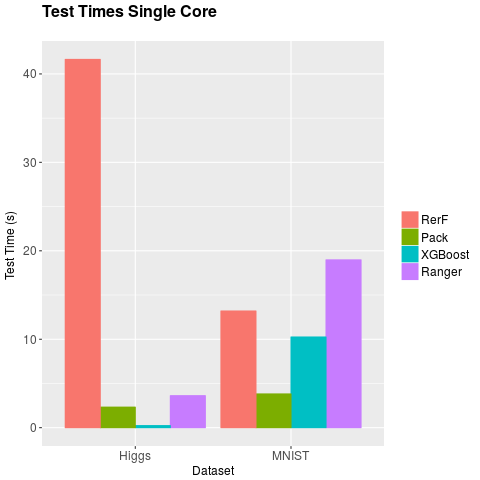

Recreate this plot in R.
#title: "Test speed-up and scale-up of R-Rerf Iteration 8"
#author: "James Browne"
#date: "May 16 2017"

library(ggplot2)
library(reshape)
library(scales)
library(plyr)
library(randomForest)
library(ranger)
library(xgboost)
library(rerf)

leg <- theme(legend.text = element_text(size = 12), legend.title=element_blank(), plot.title = element_text(size = 16,  face="bold"), plot.subtitle = element_text(size = 12),axis.title.x = element_text(size=12), axis.text.x = element_text(size=12), axis.title.y = element_text(size=12), axis.text.y = element_text(size=12))

runRerF <- TRUE
runPack <- TRUE
runXG <- TRUE
runRF <- FALSE#TRUE
runRanger <- TRUE
nTimes <- 2
num_trees <- 128 #2048# 100
median_time <- NA
num.threads <- 64
data <- data.frame()

#Size of the labels is 1 whereas everything else is 4
#Open and position the image file
image_block <- file("../../data/ubyte/train-images-idx3-ubyte", "rb")
q <- readBin(image_block, integer(), n=1, endian="big")
num_images <- readBin(image_block, integer(), n=1, endian="big")
num_col <- readBin(image_block, integer(), n=1, endian="big")
num_row <- readBin(image_block, integer(), n=1, endian="big")

#Open and position the label file
label_block = file("../../data/ubyte/train-labels-idx1-ubyte", "rb")
q <- readBin(label_block, integer(), n=1, endian="big")
num_labels <- readBin(label_block, integer(), n=1, endian="big")

X <- readBin(image_block, integer(), n=num_images*num_col*num_row, size=1, signed=FALSE)
X <- matrix(X, ncol=num_col*num_row, byrow=TRUE)

Y <- as.numeric(readBin(label_block, integer(), n=num_labels, size=1, signed=FALSE)+1)

close(image_block)
close(label_block)

image_block <- file("../../data/ubyte/t10k-images-idx3-ubyte", "rb")
q <- readBin(image_block, integer(), n=1, endian="big")
num_images <- readBin(image_block, integer(), n=1, endian="big")
num_col <- readBin(image_block, integer(), n=1, endian="big")
num_row <- readBin(image_block, integer(), n=1, endian="big")

#Open and position the label file
label_block = file("../../data/ubyte/t10k-labels-idx1-ubyte", "rb")
q <- readBin(label_block, integer(), n=1, endian="big")
num_labels <- readBin(label_block, integer(), n=1, endian="big")

Xt <- readBin(image_block, integer(), n=num_images*num_col*num_row, size=1, signed=FALSE)
Xt <- matrix(X, ncol=num_col*num_row, byrow=TRUE)

Yt <- as.numeric(readBin(label_block, integer(), n=num_labels, size=1, signed=FALSE)+1)

close(image_block)
close(label_block)

gc()

NameResults <- "MNIST"
Results <- NULL
Alg <- NULL

if(runRerF){
	ptm_hold <- NA
for (i in 1:nTimes){
		gc()
	forest <- RerF(X,Y,min.parent =1, max.depth=0, trees=num_trees, seed=sample(1:10000,1),mat.options = list(p = ncol(X), d =ceiling(sqrt(ncol(X))), random.matrix = "rf", rho = 1/ncol(X)), num.cores = num.threads)
	
		ptm <- proc.time()
		predictions <- Predict(Xt, forest, num.cores =1 )
		error.rate <- mean(predictions != Yt)
		ptm_hold[i] <- (proc.time() - ptm)[3]
	}
	Results <- c(Results, median(ptm_hold))
	Alg <- c(Alg, "RerF")

	for (i in 1:nTimes){
	forest <- RerF(X,Y,min.parent =1, max.depth=0, trees=num_trees, seed=sample(1:10000,1),mat.options = list(p = ncol(X), d =ceiling(sqrt(ncol(X))), random.matrix = "rf", rho = 1/ncol(X)), num.cores = num.threads)

	PackForest(X,Y, forest)
		gc()
		ptm <- proc.time()
		predictions <- PackPredict(Xt)
		error.rate <- mean(predictions != Yt)
		ptm_hold[i] <- (proc.time() - ptm)[3]
	}
	Results <- c(Results, median(ptm_hold))
	Alg <- c(Alg, "Pack")

}

#create impossible dataset
if(runXG){
	num_classes <- length(unique(Y))
	train <- apply(X,2,as.numeric)
	label <- Y-1
	ptm_hold <- NA
for (i in 1:nTimes){
		gc()
	forest <- xgboost(data=train, label=label, objective="multi:softmax", nrounds=num_trees,num_class=num_classes, nthread=num.threads, max_depth=150)

	testS <- apply(Xt,2,as.numeric)
	testlabel <- Yt-1
	
		ptm <- proc.time()

		pred <- predict(forest, testS) 
		pred <- matrix(pred, ncol=num_classes, byrow=TRUE) 
		pred_labels <- max.col(pred) - 1
		error.rate <- mean(pred_labels != testlabel)

		ptm_hold[i] <- (proc.time() - ptm)[3]
	}
	Results <- c(Results, median(ptm_hold))
	Alg <- c(Alg, "XGBoost")
}

#create impossible dataset
if(runRF){
	Yrf<-as.factor(as.character(Y))
	ptm_hold <- NA
for (i in 1:nTimes){
		gc()
	forest <- randomForest(X,Yrf, ntree=num_trees)
		ptm <- proc.time()
		pred <- predict(forest, Xt)
		error.rate <- mean(pred != as.factor(as.character(Yt)))
		ptm_hold[i] <- (proc.time() - ptm)[3]
	}
	Results <- c(Results, median(ptm_hold))
	Alg <- c(Alg, "RF")

}

#create impossible dataset
if(runRanger){
	X <- cbind(X,Y)
	colnames(X) <- as.character(1:ncol(X))

	ptm_hold <- NA
for (i in 1:nTimes){
		gc()
	forest <- ranger(dependent.variable.name = as.character(ncol(X)), data = X, num.trees = num_trees, num.threads = num.threads, classification=TRUE)
	colnames(Xt) <- as.character(1:ncol(Xt))
			ptm <- proc.time()
		pred <- predict(forest,Xt,num.threads = 1)
		error.rate <- mean(pred$predictions != Yt)
		ptm_hold[i] <- (proc.time() - ptm)[3]
	}
	Results <- c(Results, median(ptm_hold))
	Alg <- c(Alg, "Ranger")
}

data <- rbind(data, Results)

mydata <- read.csv(file="../../data/higgs/training.csv", header=TRUE, sep=",")
X <- as.matrix(mydata[,2:31])
Y <- as.numeric(mydata[,33])
#mydata <- read.csv(file="../../data/higgs/test.csv", header=TRUE, sep=",")
#Xt <- as.matrix(mydata[,2:32])
#Yt <- as.numeric(mydata[,33])
mydata <- NA
gc()

NameResults <- c(NameResults, "Higgs")
Results <- NULL
Alg <- NULL

if(runRerF){
	#create impossible dataset

	ptm_hold <- NA
	for (i in 1:nTimes){
		gc()

		X1 <- sample(1:length(Y[Y==1]), .8 *length(Y[Y==1]), replace=FALSE)
		X2 <- sample(1:length(Y[Y==2]), .8 *length(Y[Y==2]), replace=FALSE)
		Xtr <- rbind(X[Y==1,][X1,],X[Y==2,][X2,])
		Ytr <- c(Y[Y==1][X1], Y[Y==2][X2])
		Xte <- rbind(X[Y==1,][-X1,],X[Y==2,][-X2,])
		Yte <- c(Y[Y==1][-X1], Y[Y==2][-X2])


		forest <- RerF(X,Y,min.parent =1, max.depth=0, trees=num_trees, seed=sample(1:10000,1),mat.options = list(p = ncol(X), d =ceiling(sqrt(ncol(X))), random.matrix = "rf", rho = 1/ncol(X)), num.cores = num.threads)
		#  for( q in 1:num_trees){
		#m <- which(is.na(forest$trees[[q]]$ClassProb))
		#forest$trees[[q]]$ClassProb[m] <- .5
		#            }
		ptm <- proc.time()
		predictions <- Predict(Xte, forest, num.cores =1)
		error.rate <- mean(predictions != Yte)
		ptm_hold[i] <- (proc.time() - ptm)[3]
	}

	Results <- c(Results, median(ptm_hold))
	Alg <- c(Alg, "RerF")

	for (i in 1:nTimes){
		gc()
		X1 <- sample(1:length(Y[Y==1]), .8 *length(Y[Y==1]), replace=FALSE)
		X2 <- sample(1:length(Y[Y==2]), .8 *length(Y[Y==2]), replace=FALSE)
		Xtr <- rbind(X[Y==1,][X1,],X[Y==2,][X2,])
		Ytr <- c(Y[Y==1][X1], Y[Y==2][X2])
		Xte <- rbind(X[Y==1,][-X1,],X[Y==2,][-X2,])
		Yte <- c(Y[Y==1][-X1], Y[Y==2][-X2])


		forest <- RerF(X,Y,min.parent =1, max.depth=0, trees=num_trees, seed=sample(1:10000,1),mat.options = list(p = ncol(X), d =ceiling(sqrt(ncol(X))), random.matrix = "rf", rho = 1/ncol(X)), num.cores = num.threads)

	PackForest(X,Y, forest)

		ptm <- proc.time()
		predictions <- PackPredict(Xte)
		error.rate <- mean(predictions != Yte)
		ptm_hold[i] <- (proc.time() - ptm)[3]
	}
	Results <- c(Results, median(ptm_hold))
	Alg <- c(Alg, "Pack")
}

#create impossible dataset
if(runXG){
	num_classes <- length(unique(Y))
	train <- apply(X,2,as.numeric)
	label <- Y-1

	ptm_hold <- NA
	for (i in 1:nTimes){
		X1 <- sample(1:length(Y[Y==1]), .8 *length(Y[Y==1]), replace=FALSE)
		X2 <- sample(1:length(Y[Y==2]), .8 *length(Y[Y==2]), replace=FALSE)
		Xtr <- rbind(X[Y==1,][X1,],X[Y==2,][X2,])
		Ytr <- c(Y[Y==1][X1], Y[Y==2][X2])
		Xte <- rbind(X[Y==1,][-X1,],X[Y==2,][-X2,])
		Yte <- c(Y[Y==1][-X1], Y[Y==2][-X2])
		train <- apply(Xtr,2,as.numeric)
		label <- Ytr-1
		gc()

	forest <- xgboost(data=train, label=label, objective="multi:softmax", nrounds=num_trees,num_class=num_classes, nthread=num.threads, max_depth=150)
		testS <- apply(Xte,2,as.numeric)
		testlabel <- Yte-1
		ptm <- proc.time()
		pred <- predict(forest, testS) 
		pred <- matrix(pred, ncol=num_classes, byrow=TRUE)
		pred_labels <- max.col(pred) - 1
		error.rate <- mean(pred_labels != testlabel)

		ptm_hold[i] <-(proc.time() - ptm)[3]
	}
	Results <- c(Results, median(ptm_hold))
	Alg <- c(Alg, "XGBoost")
}

#create impossible dataset
if(runRF){

	#Yrf<-as.factor(as.character(Y))
	ptm_hold <- NA
	for (i in 1:nTimes){
		X1 <- sample(1:length(Y[Y==1]), .8 *length(Y[Y==1]), replace=FALSE)
		X2 <- sample(1:length(Y[Y==2]), .8 *length(Y[Y==2]), replace=FALSE)
		Xtr <- rbind(X[Y==1,][X1,],X[Y==2,][X2,])
		Ytr <- c(Y[Y==1][X1], Y[Y==2][X2])
		Xte <- rbind(X[Y==1,][-X1,],X[Y==2,][-X2,])
		Yte <- c(Y[Y==1][-X1], Y[Y==2][-X2])
		Yrf<-as.factor(as.character(Ytr))

		gc()
		forest <- randomForest(Xtr,Yrf, ntree=num_trees)
		ptm <- proc.time()
		pred <- predict(forest, Xte)
		error.rate <- mean(pred != as.factor(as.character(Yte)))
		ptm_hold[i] <- (proc.time() - ptm)[3]
	}
	Results <- c(Results, median(ptm_hold))
	Alg <- c(Alg, "RF")
}

#create impossible dataset
if(runRanger){
	#X <- cbind(X,Y)
	#colnames(X) <- as.character(1:ncol(X))


	ptm_hold <- NA
	for (i in 1:nTimes){
		X1 <- sample(1:length(Y[Y==1]), .8 *length(Y[Y==1]), replace=FALSE)
		X2 <- sample(1:length(Y[Y==2]), .8 *length(Y[Y==2]), replace=FALSE)
		Xtr <- rbind(X[Y==1,][X1,],X[Y==2,][X2,])
		Ytr <- c(Y[Y==1][X1], Y[Y==2][X2])
		Xte <- rbind(X[Y==1,][-X1,],X[Y==2,][-X2,])
		Yte <- c(Y[Y==1][-X1], Y[Y==2][-X2])
		Xtr <- cbind(Xtr, Ytr)
		colnames(Xtr) <- as.character(1:ncol(Xtr))

		gc()
		forest <- ranger(dependent.variable.name = as.character(ncol(Xtr)), data = Xtr, num.trees = num_trees, num.threads =num.threads, classification=TRUE)
		ptm <- proc.time()
		colnames(Xte) <- as.character(1:ncol(Xte))
		pred <- predict(forest,Xte,num.threads = 1)

		error.rate <- mean(pred$predictions != Yte)
		ptm_hold[i] <- (proc.time() - ptm)[3]
	}
	Results <- c(Results, median(ptm_hold))
	Alg <- c(Alg, "Ranger")
}


data <- rbind(data, Results)

ress1 <- cbind(NameResults,data)
colnames(ress1) <- c("Dataset", Alg)

#ress1<-data.frame(Dataset=as.factor(dataset), Time_Sec=median_time, Line_Type = as.factor(line_type))
ress1 <- melt(ress1, id.vars='Dataset')
save(ress1, file="testTime.Rdata")

png(file="exp0045.png")
print(g <- ggplot(ress1, aes(Dataset, value,color = variable, fill=variable)) + geom_bar(stat="identity", position=position_dodge())+ leg + labs(title="Test Times Single Core", x="Dataset", y="Test Time (s) ", subtitle=paste("")))
dev.off()
